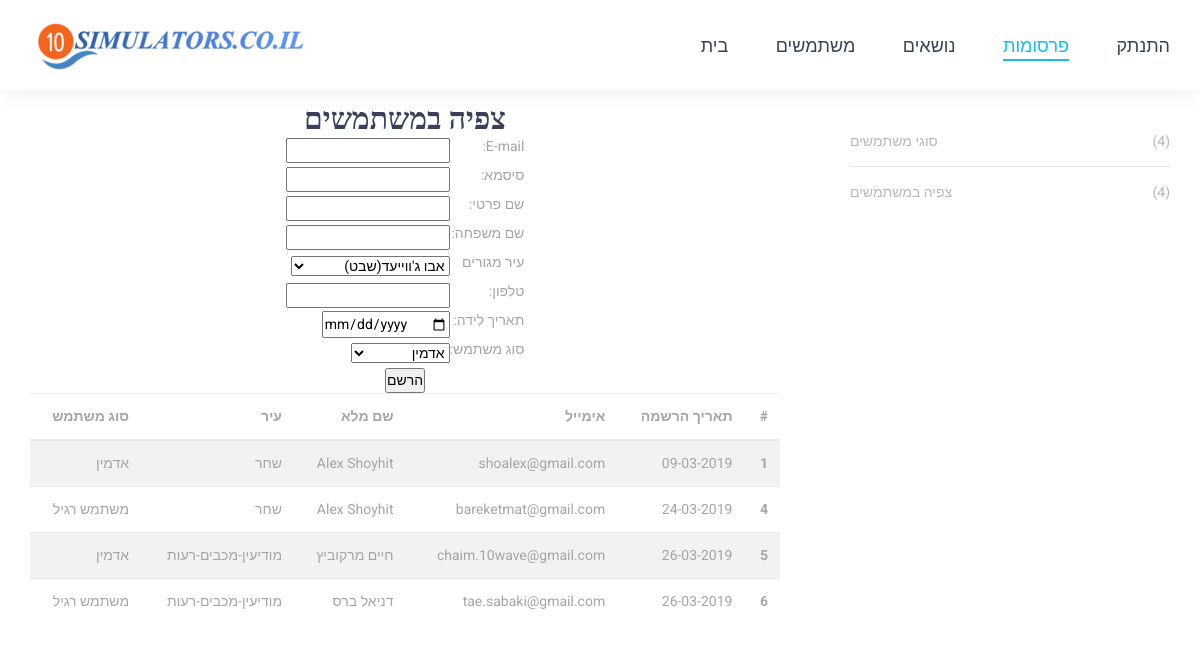
The page /admin/register.php (signed in) on the database its author committed.
### tables this page shows
CREATE TABLE `users` (
  `iduser` int(11) NOT NULL,
  `registerdate` date NOT NULL,
  `email` varchar(45) NOT NULL,
  `password` varchar(45) NOT NULL,
  `firstname` varchar(45) NOT NULL,
  `lastname` varchar(45) NOT NULL,
  `idcity` int(11) NOT NULL,
  `phone` int(10) UNSIGNED ZEROFILL NOT NULL,
  `birthdate` date NOT NULL,
  `iduserType` varchar(45) NOT NULL
);

CREATE TABLE `cities` (
  `idcity` int(11) NOT NULL,
  `city_name` varchar(45) NOT NULL,
  `english_name` varchar(45) NOT NULL,
  `semel_napa` int(11) NOT NULL,
  `shem_napa` varchar(45) NOT NULL,
  `semel_lishkat_mana` int(11) NOT NULL,
  `lishka` varchar(45) NOT NULL,
  `semel_moatza_ezorit` int(11) NOT NULL,
  `shem_moaatza` varchar(45) DEFAULT NULL
);

CREATE TABLE `usertype` (
  `iduserType` int(11) NOT NULL,
  `userType_name` varchar(45) NOT NULL
);

### DB/dbconnect.php (called while the page is built, shortened)
<?php
class dbconnect {
    private $conn;
    public function __construct() {
        $this->conn = new mysqli("127.0.0.1", "root", "", "lomda");
        $this->conn->set_charset("utf8");
    }
    public function GetAllusers() {
        return $this->conn->query("SELECT * FROM users,cities,usertype where users.idcity=cities.idcity and users.iduserType=usertype.iduserType");
    }
    public function GetAlluserTypes() {
        return $this->conn->query("SELECT * FROM usertype");
    }
    public function GetAllCities() {
        return $this->conn->query("SELECT * FROM cities order by city_name");
    }
}

### admin/register.php (the view, shortened to what this page needs)
<?php
$notShowUserType = array(3);
include_once '../DB/dbconnect.php';
$db = new dbconnect();
?>
<!DOCTYPE html>
<html lang="he">
    <head>
        <link rel="stylesheet" type="text/css" href="../styles/bootstrap4/bootstrap.min.css">
        <link href="../plugins/font-awesome-4.7.0/css/font-awesome.min.css" rel="stylesheet" type="text/css">
        <link href="../plugins/colorbox/colorbox.css" rel="stylesheet" type="text/css">
        <link rel="stylesheet" type="text/css" href="../styles/blog_single.css">
        <link rel="stylesheet" type="text/css" href="../styles/blog_single_responsive.css">
    </head>
    <body>
        <div class="super_container">
           <?php include_once './navbar.php'; ?>
            <div class="blog">
                <div class="container">
                    <div class="row">
                        <div class="col-lg-8" dir="rtl">
                            <div class="blog_title"><center>צפיה במשתמשים</center></div>
                            <center>
                                <form action="register.php" method="POST">
                                    <table>
                                        <tr>
                                            <td><label>E-mail:</label></td>
                                            <td> <input name="email" type="email" value="<?php
                                                if (isset($_POST['email'])) {
                                                    echo $_POST['email'];
                                                }
                                                ?>" required></td>
                                        </tr>
                                        <tr>
                                            <td><label>סיסמא:</label></td>
                                            <td><input name="password" type="password" value="<?php
                                                if (isset($_POST['password'])) {
                                                    echo $_POST['password'];
                                                }
                                                ?>" required></td>
                                        </tr>
                                        <tr>
                                            <td> <label>שם פרטי:</label></td>
                                            <td><input name="firstname" type="text" value="<?php
                                                if (isset($_POST['firstname'])) {
                                                    echo $_POST['firstname'];
                                                }
                                                ?>" required></td>
                                        </tr>
                                        <tr>
                                            <td> <label>שם משפחה:</label></td>
                                            <td> <input name="lastname" type="text"value="<?php
                                                if (isset($_POST['lastname'])) {
                                                    echo $_POST['lastname'];
                                                }
                                                ?>" required></td>
                                        </tr>
                                        <tr>
                                            <td>  <label>עיר מגורים</label></td>
                                            <td><select name="idcity" required>
                                                    <?php
                                                    $cities = $db->GetAllCities();
                                                    if ($cities->num_rows > 0) {
                                                        while ($row = $cities->fetch_assoc()) {
                                                            ?>
                                                            <option <?php if (isset($_POST['idcity']) && $row['idcity'] == $_POST['idcity']) { ?> selected <?php } ?>  value="<?php echo $row['idcity'] ?>"><?php echo $row['city_name'] ?></option>
                                                            <?php
                                                        }
                                                    } else {
                                                        ?>
                                                        <option value="0" disabled="">אין ערים</option>
                                                    <?php }
                                                    ?>
                                                </select></td>
                                        </tr>
                                        <tr>
                                            <td><label>טלפון:</label></td>
                                            <td><input name="phone" type="text" value="<?php
                                                if (isset($_POST['phone'])) {
                                                    echo $_POST['phone'];
                                                }
                                                ?>" required></td>
                                        </tr>
                                        <tr>
                                            <td><label>תאריך לידה:</label></td>
                                            <td> <input name="birthdate" type="date" required></td>
                                        </tr>
                                        <tr>
                                            <td><label>סוג משתמש:</label></td>
                                            <td><select name="iduserType" required>
                                                    <?php
                                                    $usertypes = $db->GetAlluserTypes();
                                                    if ($usertypes->num_rows > 0) {
                                                        while ($row = $usertypes->fetch_assoc()) {
                                                            if (!in_array($row['iduserType'], $notShowUserType)) {
                                                                ?>
                                                                <option <?php if (isset($_POST['iduserType']) && $row['iduserType'] == $_POST['iduserType']) { ?> selected <?php } ?>  value="<?php echo $row['iduserType'] ?>"><?php echo $row['userType_name'] ?></option>
                                                                <?php
                                                            }
                                                        }
                                                    } else {
                                                        ?>
                                                        <option value="0" disabled="">אין סוגי משתמש</option>
                                                    <?php }
                                                    ?>
                                                </select></td>
                                        </tr>
                                    </table>
                                    <input type="submit" name="register" value="הרשם"> <br>
                                </form>
                                <table class="table table-striped" >
                                    <thead>
                                        <tr>
                                            <th scope="col">#</th>
                                            <th scope="col" >תאריך הרשמה</th>
                                            <th scope="col" >אימייל</th>
                                            <th scope="col" >שם מלא</th>
                                            <th scope="col" >עיר</th>
                                            <th scope="col" >סוג משתמש</th>
                                        </tr>
                                    </thead>
                                    <tbody>
                                        <?php
                                        $result = $db->GetAllusers();
                                        while ($row = $result->fetch_assoc()) {
                                            ?>
                                            <tr>
                                                <th scope="row"><?php echo $row['iduser'] ?></th>
                                                <td><?php echo date("d-m-Y", strtotime($row['registerdate'])); ?></td>
                                                <td><?php echo $row['email'] ?></td>
                                                <td><?php echo $row['firstname'] . " " . $row['lastname'] ?></td>
                                                <td><?php echo $row['city_name'] ?></td>
                                                <td><?php echo $row['userType_name'] ?></td>
                                            </tr>
                                        <?php }
                                        ?>
                                    </tbody>
                                </table>
                            </center>
                        </div>
                        <?php include_once './navuser.php'; ?>
                    </div>
                </div>
            </div>
        </div>
    </body>
</html>

### styles/blog_single.css (style rules this page uses)
* { margin: 0; padding: 0; -webkit-font-smoothing: antialiased; -webkit-text-shadow: rgba(0,0,0,.01) 0 0 1px; text-shadow: rgba(0,0,0,.01) 0 0 1px; }
body { font-family: 'Roboto', sans-serif; font-size: 14px; font-weight: 400; background: #FFFFFF; color: #a5a5a5; }
div { display: block; position: relative; -webkit-box-sizing: border-box; -moz-box-sizing: border-box; box-sizing: border-box; }
.super_container { width: 100%; overflow: hidden; }
.blog { width: 100%; background: #FFFFFF; padding-top: 100px; padding-bottom: 100px; }
.blog_title { font-family: 'Roboto Slab', serif; font-size: 30px; font-weight: 700; line-height: 1.2; color: #384158; }

### rows shown on the page
users: iduser "1", registerdate "09-03-2019", email "shoalex@gmail.com", firstname "Alex", lastname "Shoyhit", idcity.city_name "שחר", iduserType.userType_name "אדמין"
users: iduser "4", registerdate "24-03-2019", email "bareketmat@gmail.com", firstname "Alex", lastname "Shoyhit", idcity.city_name "שחר", iduserType.userType_name "משתמש רגיל"
users: iduser "5", registerdate "26-03-2019", email "chaim.10wave@gmail.com", firstname "חיים", lastname "מרקוביץ", idcity.city_name "מודיעין-מכבים-רעות", iduserType.userType_name "אדמין"
users: iduser "6", registerdate "26-03-2019", email "tae.sabaki@gmail.com", firstname "דניאל", lastname "ברס", idcity.city_name "מודיעין-מכבים-רעות", iduserType.userType_name "משתמש רגיל"

### other values the page prints
$db->GetAlluserTypes()->num_rows "4"
$db->GetAllusers()->num_rows "4"
form field idcity "אבו ג'ווייעד(שבט)"
form field iduserType "אדמין"
